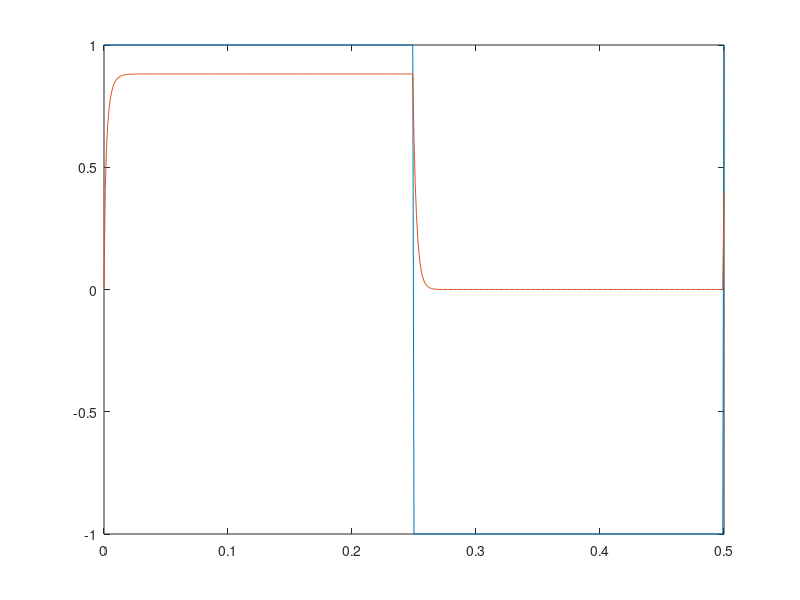

Write the MATLAB code that produced this figure.
t = (0:0.001:0.5)';
y = 1*square(2*pi*2*t);
y2 = zeros(1,length(y));

% t = 1:1:80;
% y(1:20) = 1;
% y(21:50) = -1;
% y(51:80) =1;
% y2 = zeros(1,length(y));

% t = 1:1:length(output.right_dir);
% y = output.right_dir;
% y2 = zeros(1,length(y));

for i = 1:length(y)
    
    if y(i) == 0
        break
    end
    
    if i == 1
        y2(1) = 0.01*y(1);
    elseif y(i) == -1
        y2(i) = y2(i-1) * 0.7;
    else
%        y2(i) = y2(i-1)^0.5;
        % sigmoid(y2(i-1))
         y2(i) = 6.3 ./ (1.0 + 0.1*exp(-(y2(i-1)-5)));

    end
    
    
end

figure;
plot(t(1:i),y(1:i),t(1:i),y2(1:i))

    